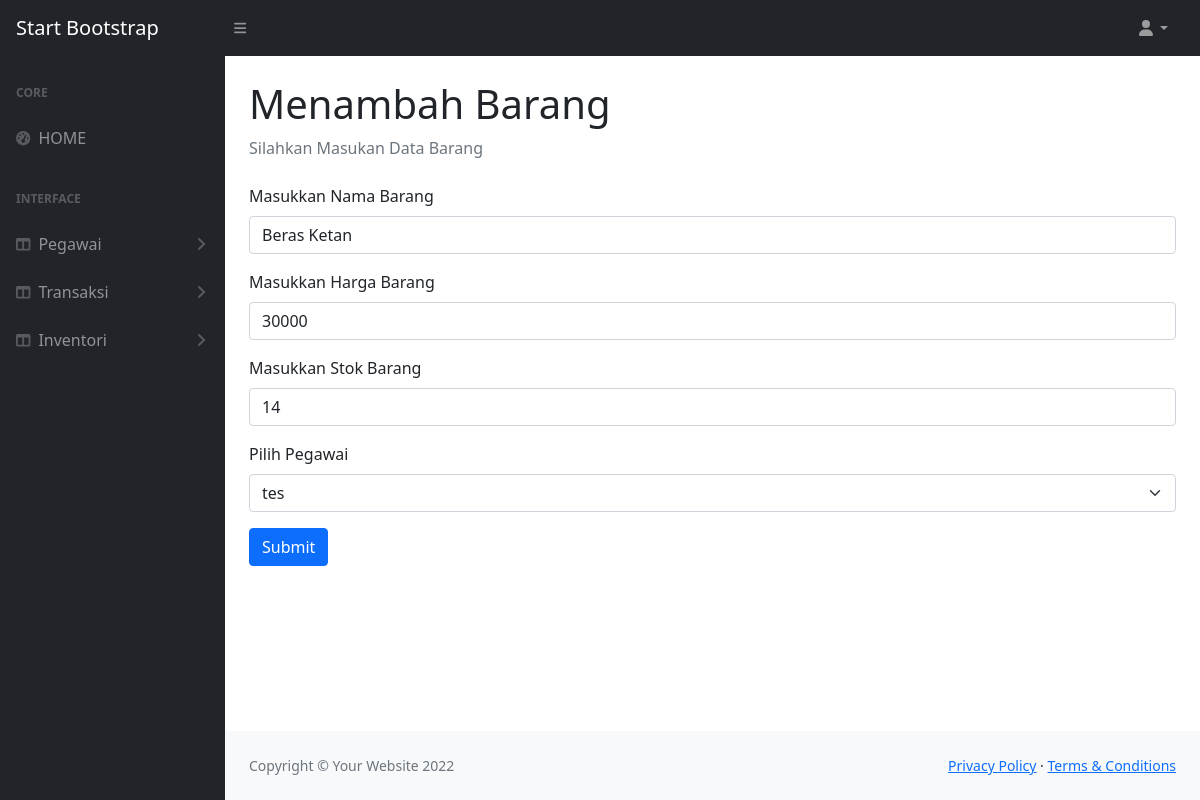
Page /mengubahBarang.php?idbarang=B004 on the committed database.
### tables this page shows
CREATE TABLE `inventoribarang` (
  `idbarang` varchar(12) NOT NULL,
  `namabarang` varchar(30) DEFAULT NULL,
  `stok` int(12) DEFAULT NULL,
  `harga` int(30) DEFAULT NULL,
  `idpegawai` varchar(12) DEFAULT NULL
);

### functions.php (called while the page is built, shortened)
<?php
    $conn = mysqli_connect("localhost", "root", "", "penjualanimk");
    function query($query){
        global $conn;
        $result = mysqli_query($conn, $query);
        $rows = [];
        while ($row = mysqli_fetch_assoc($result)){
            $rows[] = $row;
        }
        return $rows;
    }
?>

### mengubahBarang.php (the view, shortened to what this page needs)
<?php
    require 'functions.php';
    $var = $_GET["idbarang"];
    $barang = query("SELECT * FROM inventoribarang WHERE idbarang = '$var'")[0];
?>
<!DOCTYPE html>
<html lang="en">
    <head>
        <link href="https://cdn.jsdelivr.net/npm/simple-datatables@latest/dist/style.css" rel="stylesheet" />
        <link href="css/styles.css" rel="stylesheet" />
    </head>
    <body class="sb-nav-fixed">
        <nav class="sb-topnav navbar navbar-expand navbar-dark bg-dark">
            <a class="navbar-brand ps-3" href="index.html">Start Bootstrap</a>
            <button class="btn btn-link btn-sm order-1 order-lg-0 me-4 me-lg-0" id="sidebarToggle" href="#!"><i class="fas fa-bars"></i></button>
            <ul class="navbar-nav ms-auto ms-md-0 me-3 me-lg-4">
                <li class="nav-item dropdown">
                    <a class="nav-link dropdown-toggle" id="navbarDropdown" href="#" role="button" data-bs-toggle="dropdown" aria-expanded="false"><i class="fas fa-user fa-fw"></i></a>
                </li>
            </ul>
        </nav>
        <div id="layoutSidenav">
            <div id="layoutSidenav_nav">
                <nav class="sb-sidenav accordion sb-sidenav-dark" id="sidenavAccordion">
                    <div class="sb-sidenav-menu">
                        <div class="nav">
                            <div class="sb-sidenav-menu-heading">Core</div>
                            <a class="nav-link" href="index.php">
                                <div class="sb-nav-link-icon"><i class="fas fa-tachometer-alt"></i></div>
                                HOME
                            </a>
                            <div class="sb-sidenav-menu-heading">Interface</div>
                            <a class="nav-link collapsed" href="#" data-bs-toggle="collapse" data-bs-target="#collapsePegawai" aria-expanded="false" aria-controls="collapsePegawai">
                                <div class="sb-nav-link-icon"><i class="fas fa-columns"></i></div>
                                Pegawai
                                <div class="sb-sidenav-collapse-arrow"><i class="fas fa-angle-down"></i></div>
                            </a>
                            <a class="nav-link collapsed" href="#" data-bs-toggle="collapse" data-bs-target="#collapseTransaksi" aria-expanded="false" aria-controls="collapseTransaksi">
                                <div class="sb-nav-link-icon"><i class="fas fa-columns"></i></div>
                                Transaksi
                                <div class="sb-sidenav-collapse-arrow"><i class="fas fa-angle-down"></i></div>
                            </a>
                            <a class="nav-link collapsed" href="#" data-bs-toggle="collapse" data-bs-target="#collapseInventori" aria-expanded="false" aria-controls="collapseInventori">
                                <div class="sb-nav-link-icon"><i class="fas fa-columns"></i></div>
                                Inventori
                                <div class="sb-sidenav-collapse-arrow"><i class="fas fa-angle-down"></i></div>
                            </a>
                        </div>
                    </div>
                </nav>
            </div>
            <div id="layoutSidenav_content">
                <main>
                    <div class="container-fluid px-4">
                        <h1 class="mt-4">Menambah Barang</h1>
                        <ol class="breadcrumb mb-4">
                            <li class="breadcrumb-item active">Silahkan Masukan Data Barang</li>
                        </ol>
                        <form action= "" method="POST">
                            <div class="mb-3">
                                <label for="namabarang" class="form-label">Masukkan Nama Barang</label>
                                <input type="text" class="form-control" id="namabarang" name="namabarang" value="<?= $barang["namabarang"]; ?>">
                            </div>
                            <div class="mb-3">
                                <label for="harga" class="form-label">Masukkan Harga Barang</label>
                                <input type="text" class="form-control" id="harga" name="harga" value="<?= $barang["harga"]; ?>">
                            </div>
                            <div class="mb-3">
                                <label for="stok" class="form-label">Masukkan Stok Barang</label>
                                <input type="text" class="form-control" id="stok" name="stok" value="<?= $barang["stok"]; ?>">
                            </div>
                            <div class="mb-3">
                                <label for="pegawai" class="form-label">Pilih Pegawai</label>
                                <select class="form-select" aria-label="Default select example" name="idpegawai" id="idpegawai">
                                <?php
                                    $search = mysqli_query($conn, "SELECT * FROM pegawai");
                                    while ($datapegawai = mysqli_fetch_assoc($search)) :
                                        if($datapegawai["idpegawai"] == $barang["idpegawai"]) {
                                            print '<option value="'.$barang["idpegawai"].'" class="text-primary" selected>'.$datapegawai["namapegawai"].'</option>';
                                        } else {
                                            print '<option value="'.$datapegawai["idpegawai"].'">'.$datapegawai["namapegawai"].'</option>';
                                        }
                                ?>
                                <?php endwhile ?>
                                </select>
                            </div>
                            <button type="submit" name="submit" class="btn btn-primary">Submit</button>
                        </form>
                    </div>
                </main>
                <footer class="py-4 bg-light mt-auto">
                    <div class="container-fluid px-4">
                        <div class="d-flex align-items-center justify-content-between small">
                            <div class="text-muted">Copyright &copy; Your Website 2022</div>
                            <div>
                                <a href="#">Privacy Policy</a>
                                &middot;
                                <a href="#">Terms &amp; Conditions</a>
                            </div>
                        </div>
                    </div>
                </footer>
            </div>
        </div>
    </body>
</html>

### rows in the picture
inventoribarang: namabarang "Beras Ketan", harga "30000", stok "14"

### other values in the picture
form field idpegawai "tes"
